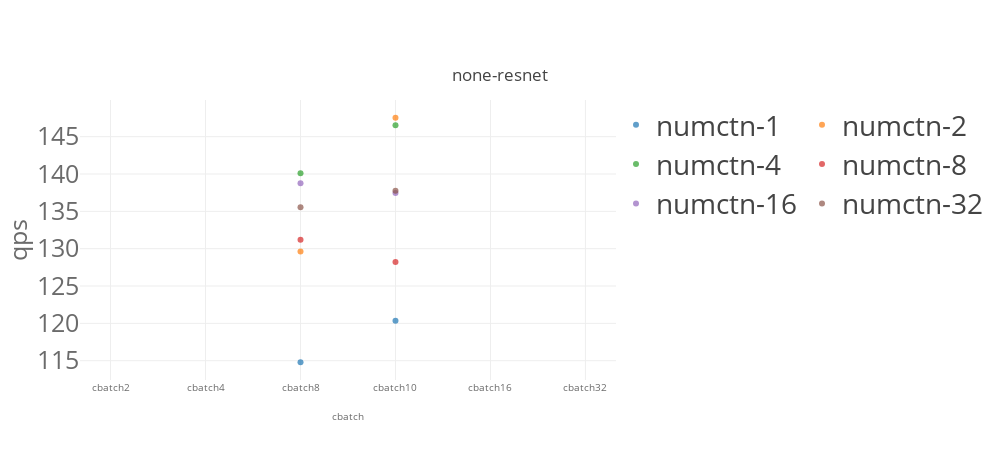
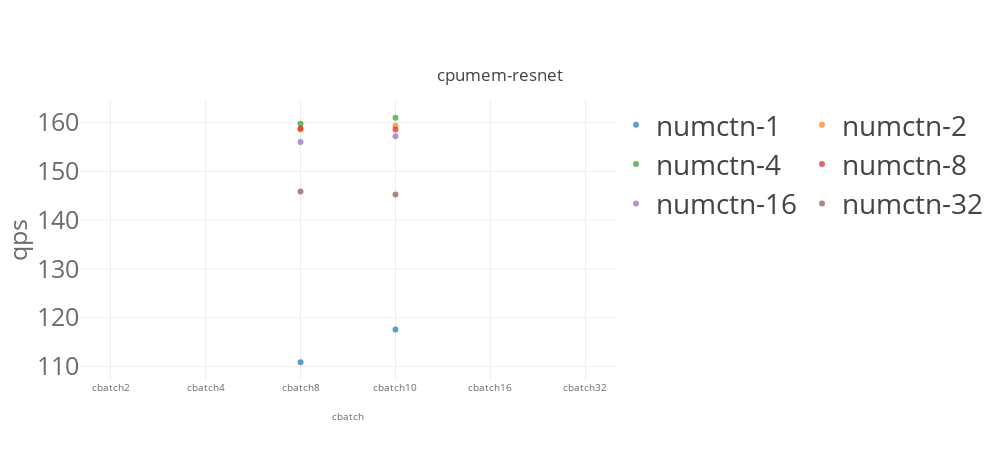
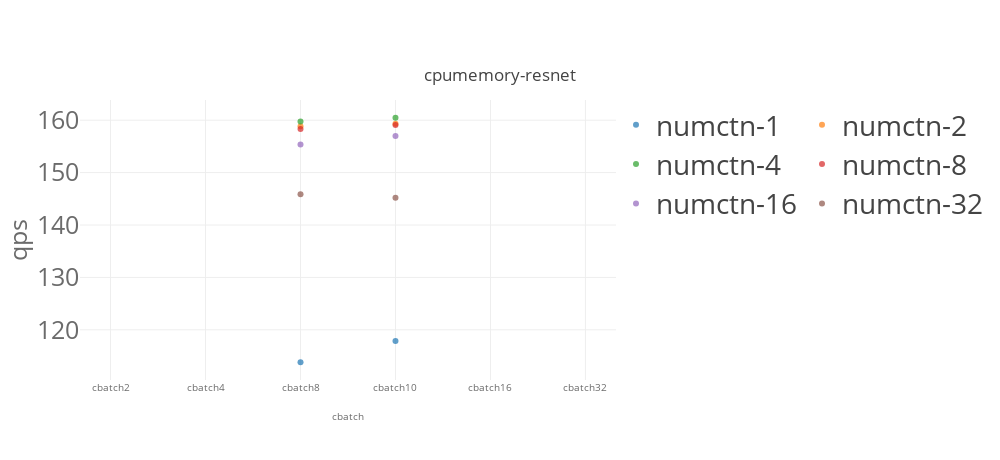

Notebook code for these charts, in order:
### Code cell
import matplotlib
import matplotlib.pyplot as plt
import numpy as np
from svglib.svglib import svg2rlg
from reportlab.graphics import renderPDF
from reportlab.pdfgen import canvas

from numpy import percentile, mean, std
import plotly.graph_objects as go

from plotly.offline import init_notebook_mode, iplot

import plotly.io as pio
pio.templates.default = "none"
# pio.templates.default = "simple_white"

import plotly.graph_objects as go
from plotly.subplots import make_subplots
import pandas as pd
# import plotly.express as px


for k8senv in ['none','cpumem','cpumemory']:
    for model_name in ['resnet']:
        list_traces = []
        for numctn in [1,2,4,8,16,32]: 
            dfg_bench = dfg[(dfg['benchmark']== model_name)  & (dfg['k8senv']==k8senv) & (dfg['numctn']==numctn) &\
                        ((dfg['cbatch']==2) |\
                         (dfg['cbatch']==4)| (dfg['cbatch']==8)| (dfg['cbatch']==10)| (dfg['cbatch']==16)| (dfg['cbatch']==32))]
            print(dfg_bench)


            #data
            trace = go.Scatter(
                name="numctn-"+str(numctn),
                x=[ 'cbatch2','cbatch4','cbatch8','cbatch10','cbatch16','cbatch32'],
                y= dfg_bench['qps'].values.tolist(),
    #             error_y = dict(type='data', array=df1_bench['model_time_std'].values.tolist()),
                opacity=0.7,
                mode='markers'
            )
            list_traces.append(trace)

        

        #layout
        layout = go.Layout(
            title={
                'text': k8senv+"-"+model_name ,
                'y':0.85,
                'x':0.5,
                'xanchor': 'center',
                'yanchor': 'top'},
            width=1000,
            height=460,
            xaxis=dict(
                title= "cbatch",
                tickvals=[ 'cbatch2','cbatch4','cbatch8','cbatch10','cbatch16','cbatch32'],
                titlefont=dict(
                    size=10,
                    color='rgb(107, 107, 107)'
                ),
                tickfont=dict(
                    size=10,
                    color='rgb(107, 107, 107)'
                )
            ),
            yaxis=dict(
                title= "qps",
                automargin=True,
                titlefont=dict(
                    size=25,
                    color='rgb(107, 107, 107)'
                ),
                tickfont=dict(
                    size=25,
                    color='rgb(107, 107, 107)'
                ),    
            ),
            legend=dict(
                x=1.0,
                y=1.0,
                bgcolor='rgba(255, 255, 255, 0)',
                bordercolor='rgba(255, 255, 255, 0)',
                font = dict( size = 28)
            ),
            barmode='group',
            bargap=0.15,
            bargroupgap=0.08
    #         legend_orientation="h"
        )

    data = list_traces
    fig = go.Figure(data=data, layout=layout)
    fig.update_layout(legend_orientation="h")
    fig.show()    

#     fig.write_image(path + model_name + k8senv +'.pdf')

### Figure 1 — Plotly figure (JSON) as saved in the notebook; plotly's stock layout.template omitted (floating-point values rounded to 4 significant figures)
{"data": [{"mode": "markers", "name": "numctn-1", "opacity": 0.7, "type": "scatter", "x": ["cbatch2", "cbatch4", "cbatch8", "cbatch10", "cbatch16", "cbatch32"], "y": [null, null, 114.8, 120.4, null, null]}, {"mode": "markers", "name": "numctn-2", "opacity": 0.7, "type": "scatter", "x": ["cbatch2", "cbatch4", "cbatch8", "cbatch10", "cbatch16", "cbatch32"], "y": [null, null, 129.6, 147.5, null, null]}, {"mode": "markers", "name": "numctn-4", "opacity": 0.7, "type": "scatter", "x": ["cbatch2", "cbatch4", "cbatch8", "cbatch10", "cbatch16", "cbatch32"], "y": [null, null, 140.1, 146.5, null, null]}, {"mode": "markers", "name": "numctn-8", "opacity": 0.7, "type": "scatter", "x": ["cbatch2", "cbatch4", "cbatch8", "cbatch10", "cbatch16", "cbatch32"], "y": [null, null, 131.2, 128.2, null, null]}, {"mode": "markers", "name": "numctn-16", "opacity": 0.7, "type": "scatter", "x": ["cbatch2", "cbatch4", "cbatch8", "cbatch10", "cbatch16", "cbatch32"], "y": [null, null, 138.8, 137.5, null, null]}, {"mode": "markers", "name": "numctn-32", "opacity": 0.7, "type": "scatter", "x": ["cbatch2", "cbatch4", "cbatch8", "cbatch10", "cbatch16", "cbatch32"], "y": [null, null, 135.6, 137.8, null, null]}], "layout": {"bargap": 0.15, "bargroupgap": 0.08, "barmode": "group", "height": 460, "legend": {"bgcolor": "rgba(255, 255, 255, 0)", "bordercolor": "rgba(255, 255, 255, 0)", "font": {"size": 28}, "orientation": "h", "x": 1, "y": 1}, "title": {"text": "none-resnet", "x": 0.5, "xanchor": "center", "y": 0.85, "yanchor": "top"}, "width": 1000, "xaxis": {"tickfont": {"color": "rgb(107, 107, 107)", "size": 10}, "tickvals": ["cbatch2", "cbatch4", "cbatch8", "cbatch10", "cbatch16", "cbatch32"], "title": {"font": {"color": "rgb(107, 107, 107)", "size": 10}, "text": "cbatch"}}, "yaxis": {"automargin": true, "tickfont": {"color": "rgb(107, 107, 107)", "size": 25}, "title": {"font": {"color": "rgb(107, 107, 107)", "size": 25}, "text": "qps"}}}}

### Figure 2 — Plotly figure (JSON) as saved in the notebook; plotly's stock layout.template omitted (floating-point values rounded to 4 significant figures)
{"data": [{"mode": "markers", "name": "numctn-1", "opacity": 0.7, "type": "scatter", "x": ["cbatch2", "cbatch4", "cbatch8", "cbatch10", "cbatch16", "cbatch32"], "y": [null, null, 110.9, 117.6, null, null]}, {"mode": "markers", "name": "numctn-2", "opacity": 0.7, "type": "scatter", "x": ["cbatch2", "cbatch4", "cbatch8", "cbatch10", "cbatch16", "cbatch32"], "y": [null, null, 158.6, 159.4, null, null]}, {"mode": "markers", "name": "numctn-4", "opacity": 0.7, "type": "scatter", "x": ["cbatch2", "cbatch4", "cbatch8", "cbatch10", "cbatch16", "cbatch32"], "y": [null, null, 159.8, 161.0, null, null]}, {"mode": "markers", "name": "numctn-8", "opacity": 0.7, "type": "scatter", "x": ["cbatch2", "cbatch4", "cbatch8", "cbatch10", "cbatch16", "cbatch32"], "y": [null, null, 158.8, 158.6, null, null]}, {"mode": "markers", "name": "numctn-16", "opacity": 0.7, "type": "scatter", "x": ["cbatch2", "cbatch4", "cbatch8", "cbatch10", "cbatch16", "cbatch32"], "y": [null, null, 156.0, 157.2, null, null]}, {"mode": "markers", "name": "numctn-32", "opacity": 0.7, "type": "scatter", "x": ["cbatch2", "cbatch4", "cbatch8", "cbatch10", "cbatch16", "cbatch32"], "y": [null, null, 145.9, 145.2, null, null]}], "layout": {"bargap": 0.15, "bargroupgap": 0.08, "barmode": "group", "height": 460, "legend": {"bgcolor": "rgba(255, 255, 255, 0)", "bordercolor": "rgba(255, 255, 255, 0)", "font": {"size": 28}, "orientation": "h", "x": 1, "y": 1}, "title": {"text": "cpumem-resnet", "x": 0.5, "xanchor": "center", "y": 0.85, "yanchor": "top"}, "width": 1000, "xaxis": {"tickfont": {"color": "rgb(107, 107, 107)", "size": 10}, "tickvals": ["cbatch2", "cbatch4", "cbatch8", "cbatch10", "cbatch16", "cbatch32"], "title": {"font": {"color": "rgb(107, 107, 107)", "size": 10}, "text": "cbatch"}}, "yaxis": {"automargin": true, "tickfont": {"color": "rgb(107, 107, 107)", "size": 25}, "title": {"font": {"color": "rgb(107, 107, 107)", "size": 25}, "text": "qps"}}}}

### Figure 3 — Plotly figure (JSON) as saved in the notebook; plotly's stock layout.template omitted (floating-point values rounded to 4 significant figures)
{"data": [{"mode": "markers", "name": "numctn-1", "opacity": 0.7, "type": "scatter", "x": ["cbatch2", "cbatch4", "cbatch8", "cbatch10", "cbatch16", "cbatch32"], "y": [null, null, 113.8, 117.9, null, null]}, {"mode": "markers", "name": "numctn-2", "opacity": 0.7, "type": "scatter", "x": ["cbatch2", "cbatch4", "cbatch8", "cbatch10", "cbatch16", "cbatch32"], "y": [null, null, 158.8, 159.3, null, null]}, {"mode": "markers", "name": "numctn-4", "opacity": 0.7, "type": "scatter", "x": ["cbatch2", "cbatch4", "cbatch8", "cbatch10", "cbatch16", "cbatch32"], "y": [null, null, 159.7, 160.5, null, null]}, {"mode": "markers", "name": "numctn-8", "opacity": 0.7, "type": "scatter", "x": ["cbatch2", "cbatch4", "cbatch8", "cbatch10", "cbatch16", "cbatch32"], "y": [null, null, 158.3, 159.1, null, null]}, {"mode": "markers", "name": "numctn-16", "opacity": 0.7, "type": "scatter", "x": ["cbatch2", "cbatch4", "cbatch8", "cbatch10", "cbatch16", "cbatch32"], "y": [null, null, 155.4, 157.0, null, null]}, {"mode": "markers", "name": "numctn-32", "opacity": 0.7, "type": "scatter", "x": ["cbatch2", "cbatch4", "cbatch8", "cbatch10", "cbatch16", "cbatch32"], "y": [null, null, 145.9, 145.2, null, null]}], "layout": {"bargap": 0.15, "bargroupgap": 0.08, "barmode": "group", "height": 460, "legend": {"bgcolor": "rgba(255, 255, 255, 0)", "bordercolor": "rgba(255, 255, 255, 0)", "font": {"size": 28}, "orientation": "h", "x": 1, "y": 1}, "title": {"text": "cpumemory-resnet", "x": 0.5, "xanchor": "center", "y": 0.85, "yanchor": "top"}, "width": 1000, "xaxis": {"tickfont": {"color": "rgb(107, 107, 107)", "size": 10}, "tickvals": ["cbatch2", "cbatch4", "cbatch8", "cbatch10", "cbatch16", "cbatch32"], "title": {"font": {"color": "rgb(107, 107, 107)", "size": 10}, "text": "cbatch"}}, "yaxis": {"automargin": true, "tickfont": {"color": "rgb(107, 107, 107)", "size": 25}, "title": {"font": {"color": "rgb(107, 107, 107)", "size": 25}, "text": "qps"}}}}
